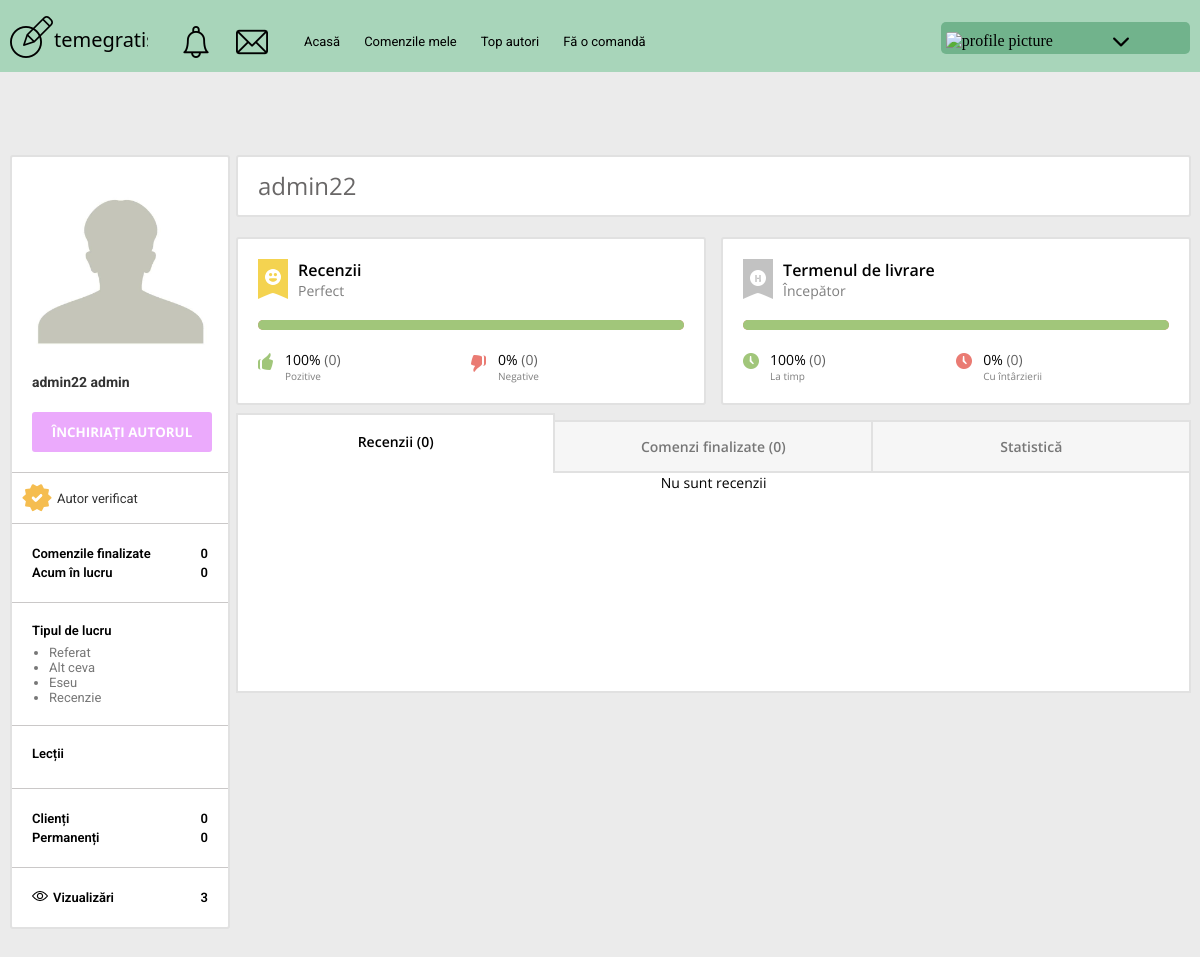
The page /freelancer/4 (signed in) on the database its author committed.
### core/models.py (models this page shows, shortened)
class Freelancer(models.Model):
    LEARNING_STATE = [
        ('Student', 'Student'),
        ('Absolvent', 'Absolvent'),
        ('Profesor', 'Profesor')
    ]
    ACADEMIC_DEGREES = [
        ('Nici una', 'Nici una'),
        ('Doctor', 'Doctor'),
        ('Doctorat', 'Doctorat')
    ]
    ACADEMIC_TITLES = [
        ('Fără rang', 'Fără rang'),
        ('Docent', 'Docent'),
        ('Profesor', 'Profesor')
    ]
    profile_pic = models.ImageField(
        default='default-user.jpg', upload_to=get_user_image_folder, null=True, blank=True)
    user = models.OneToOneField(
        User, null=True, blank=True, on_delete=models.CASCADE)
    first_name = models.CharField(max_length=20)
    last_name = models.CharField(max_length=20)
    nickname = models.CharField(max_length=20)
    email = models.EmailField(max_length=30)
    date_of_birth = models.DateField(
        verbose_name='Date of Birth', null=True, blank=True)
    country = CountryField()
    state = models.CharField(max_length=20)
    address = models.CharField(max_length=20)
    password = models.CharField(max_length=30)
    views = models.IntegerField(default=0)
    short_description = models.CharField(max_length=70, null=True, blank=True)
    description = models.CharField(max_length=240, null=True, blank=True)
    educational_institution = models.CharField(
        max_length=70, null=True, blank=True)
    faculty = models.CharField(max_length=70, null=True, blank=True)
    specialty = models.CharField(max_length=70, null=True, blank=True)
    status = models.CharField(
        max_length=10, choices=LEARNING_STATE, default='Student', null=True, blank=True)
    year_of_learning_end = models.DateField(blank=True, null=True,
                                            verbose_name='Year of learning end')
    academic_degree = models.CharField(
        max_length=15, choices=ACADEMIC_DEGREES, default='Nici una', null=True, blank=True)
    academic_title = models.CharField(
        max_length=10, choices=ACADEMIC_TITLES, default='Fără rang', null=True, blank=True)
    desertation_topic = models.CharField(max_length=70, null=True, blank=True)
    additional_education = models.CharField(
        max_length=1000, null=True, blank=True)
    video_consultation = models.BooleanField(
        default=False, null=True, blank=True)
    work_type = models.ManyToManyField(Work_Type)
    work_category = models.ManyToManyField(Work_Category)
    languages = models.ManyToManyField(Language)
    lessons = models.ManyToManyField(Lesson)

class Work_Type(models.Model):
    name = models.CharField(max_length=40, null=True)
    def __str__(self):
        return self.name

### core/decorators.py (the view)
        def wrapper_function(request, *args, **kwargs):
            group = None
            if request.user.groups.exists():
                group = request.user.groups.all()[0].name
            if group in allowed_roles:
                return view_func(request, *args, **kwargs)
            else:
                return HttpResponse('You are not authoried to view this page')
            return view_func(request, *args, **kwargs)

### core/models.py (called while the page is built)
    def __str__(self):
        return self.name

### core/utils.py (called while the page is built)
def getDuplicatesWithCount(listOfElems):
    dictOfElems = {}
    for elem in listOfElems:
        if elem in dictOfElems:
            dictOfElems[elem] += 1
        else:
            dictOfElems[elem] = 1
    total = 0
    for key, val in dictOfElems.items():
        total += val
    if total == 0:
        percentage_of_total = 100
    else:
        percentage_of_total = 100 / total
    dictOfElems = {key: round(val*percentage_of_total)
                   for key, val in dictOfElems.items()}
    return dictOfElems

### core/templates/core/profile_public_freelancer.html (shortened to what this page needs)
{% extends 'core/base.html' %}
{% load static %}
{% block content %}
<div class="profile2">
  <div class="profile__main">
    <div class="profile__personal">
      <div class="profile__mini-info">
        <div class="profile__important">
          {% if freelancer.nickname %}
          <div class="profile__name">{{ freelancer.nickname }}</div>
          {% else %}
          <div class="profile__name">{{ freelancer.first_name }} {{ freelancer.last_name }}</div>
          {% endif %}
        </div>
      </div>
    </div>
    <div class="profile__rating rating-profile">
      <div class="rating-profile__reviews rating-profile__col">
        {% if percentage_positive_raiting > 50 %}
        <div class="rating-profile__header">
          <div class="rating-profile__img">
            <img src="{% static 'images/positive-face.webp' %}" alt="positive face">
          </div>
          <div class="rating-profile__text">
            <div class="rating-profile__title">Recenzii</div>
            <div class="rating-profile__grade">Perfect</div>
          </div>
        </div>
        {% endif %}
        <div class="rating-profile__body">
          <div class="rating-profile__progress">
            <div class="rating-profile__progress-opposite"></div>
          </div>
        </div>
        <div class="rating-profile__footer">
          <div class="rating-profile__review-block">
            <div class="rating-profile__positive rating-profile__block">
              <div class="rating-profile__procent rating-profile__procent-good" data-value="{{ percentage_positive_raiting }}">{{ percentage_positive_raiting }}% <span>({{ positive_rating }})</span></div>
              <div class="rating-profile__type">Pozitive</div>
            </div>
            <div class="rating-profile__negative rating-profile__block">
              <div class="rating-profile__procent rating-profile__procent-bad" data-value="{{ percentage_negative_rating }}">{{ percentage_negative_rating }}% <span>({{ negative_rating }})</span></div>
              <div class="rating-profile__type">Negative</div>
            </div>
          </div>
        </div>
      </div>
      <div class="rating-profile__time rating-profile__col">
        <div class="rating-profile__header">
          <div class="rating-profile__img">
            <img src="{% static 'images/beginner.webp' %}" alt="">
          </div>
          <div class="rating-profile__text">
            <div class="rating-profile__title">Termenul de livrare</div>
            <div class="rating-profile__grade">Începător</div>
          </div>
        </div>
        <div class="rating-profile__body">
          <div class="rating-profile__progress">
            <div class="rating-profile__progress-opposite"></div>
          </div>
        </div>
        <div class="rating-profile__footer">
          <div class="rating-profile__review-block">
            <div class="rating-profile__positive rating-profile__block">
              <div class="rating-profile__procent rating-profile__procent-good" data-value="{{ percentage_in_time }}">{{ percentage_in_time }}% <span>({{ in_time }})</span></div>
              <div class="rating-profile__type">La timp</div>
            </div>
            <div class="rating-profile__negative rating-profile__block">
              <div class="rating-profile__procent rating-profile__procent-bad" data-value="{{ percentage_late }}">{{ percentage_late }}% <span>({{ late }})</span></div>
              <div class="rating-profile__type">Cu întârzierii</div>
            </div>
          </div>
        </div>
      </div>
    </div>
    <div class="profile__info">
      <ul class="profile__list">
        <li class="profile__info-item active">Recenzii ({{ feedbacks.count }})</li>
        <li class="profile__info-item">Comenzi finalizate ({{ finished }})</li>
        <li class="profile__info-item">Statistică</li>
      </ul>
      <div class="profile__body">
        <div class="profile__tab-block profile__reviews active">
          {% if feedbacks %}
          {% for feedback in feedbacks %}
          <div class="profile__review review-profile">
            <a href="#" class="review-profile__person">
              <div class="review-profile__img">
                <picture><source srcset="{% static 'images/' %}{{  feedback.accepted_order.order.client.profile_pic }}" type="image/webp"><img src="{% static 'images/' %}{{  feedback.accepted_order.order.client.profile_pic }}" alt="" class="sidebar__avatar"></picture>
              </div>
              <div class="review-profile__name">{{ feedback.accepted_order.order.client.first_name }} {{ feedback.accepted_order.order.client.last_name }}</div>
            </a>
            <div class="review-profile__main">
              <div class="review-profile__header">
                <div class="review-profile__title">{{ feedback.accepted_order.order.title }}</div>
                <div class="review-profile__stars">
                  <span class="review-profile__star fa fa-star {% if feedback.rating >= 1 %} checked {% endif %}"></span>
                  <span class="review-profile__star fa fa-star {% if feedback.rating >= 2 %} checked {% endif %}"></span>
                  <span class="review-profile__star fa fa-star {% if feedback.rating >= 3 %} checked {% endif %}"></span>
                  <span class="review-profile__star fa fa-star {% if feedback.rating >= 4 %} checked {% endif %}"></span>
                  <span class="review-profile__star fa fa-star {% if feedback.rating >= 5 %} checked {% endif %}"></span>
                </div>
              </div>
              <div class="review-profile__comment">{{ feedback.comment }}</div>
            </div>
          </div>
          {% endfor %}
          {% else %}
          <div style="display:flex; justify-content:center;align-items:center;">Nu sunt recenzii</div>
          {% endif %}
        </div>
        </div>
      </div>
    </div>
{% include 'core/sidebar_left_public.html' %}
  </div>
{% include 'core/footer.html' %}
</div>
{% endblock %}

### core/templates/core/sidebar_left_public.html (shortened to what this page needs)
{% load static %}
<div class="sidebar">
  <div class="sidebar__user">
    <picture><source srcset="{% static 'images/' freelancer.id %}{{  freelancer.profile_pic }}" type="image/webp"><img src="{% static 'images/' %}{{  request.user.freelancer.profile_pic }}" alt="freelancer picture" class="sidebar__avatar"></picture>
      <div class="sidebar__name">{{ freelancer.first_name }} {{ freelancer.last_name }}</div>
      <a href="{% url 'create_order_for_freelancer' freelancer.id %}" class="sidebar__choose">
        <button class="btn">Închiriați autorul</button>
      </a>
  </div>
  <div class="sidebar__verified">
    Autor verificat
  </div>
  <div class="sidebar__user-info">
    <div class="sidebar__info">
      <span class="sidebar__text">Comenzile finalizate</span>
      <span class="sidebar__text">{{ finished }}</span>
    </div>
    <div class="sidebar__info">
      <span class="sidebar__text">Acum în lucru</span>
      <span class="sidebar__text">{{ working_at }}</span>
    </div>
  </div>
  <div class="sidebar__parameters">
    <span>Tipul de lucru</span>
    <ul>
      {% for work in freelancer.work_type.all %}
      <li>{{ work }}</li>
      {% endfor %}
    </ul>
  </div>
  <div class="sidebar__parameters">
    <span>Lecții</span>
  </div>
  <div class="sidebar__user-info">
    <div class="sidebar__info">
      <span class="sidebar__text">Clienți</span>
      <span class="sidebar__text">{{ total_clients }}</span>
    </div>
    <div class="sidebar__info">
      <span class="sidebar__text">Permanenți</span>
      <span class="sidebar__text">{{ permament_clients }}</span>
    </div>
  </div>
  <div class="sidebar__user-info" style="border-bottom: none;">
    <div class="sidebar__info">
      <span class="sidebar__text">
        Vizualizări
      </span>
      <span class="sidebar__text">{{ freelancer.views }}</span>
    </div>
  </div>
</div>

### rows shown on the page
Freelancer: nickname "admin22", first_name "admin22", last_name "admin", views "3"
Work_Type: name "Referat"
Work_Type: name "Alt ceva"
Work_Type: name "Eseu"
Work_Type: name "Recenzie"

### other values the page prints
{{ percentage_positive_raiting }} "100"
{{ positive_rating }} "0"
{{ percentage_negative_rating }} "0"
{{ negative_rating }} "0"
{{ percentage_in_time }} "100"
{{ in_time }} "0"
{{ percentage_late }} "0"
{{ late }} "0"
{{ feedbacks.count }} "0"
{{ finished }} "0"
{{ working_at }} "0"
{{ total_clients }} "0"
{{ permament_clients }} "0"
